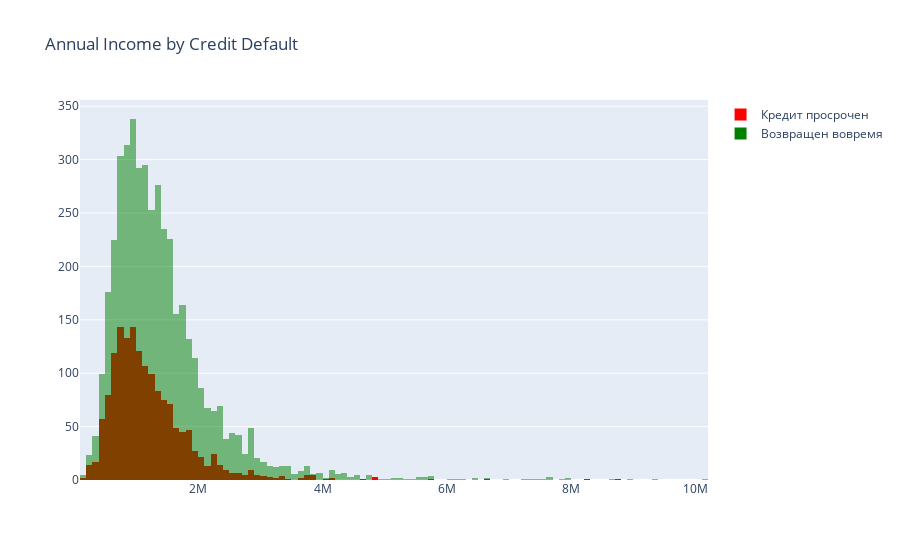

Write notebook code for a chart like this one.
### Code cell
trace1 = go.Histogram(
    x=train_df[train_df['Credit Default'] == 1]['Annual Income'],
    name='Кредит просрочен',
    marker=dict(color='red',opacity=1)
)
trace2 = go.Histogram(
    x=train_df[train_df['Credit Default'] == 0]['Annual Income'],
    name='Возвращен вовремя',
    marker=dict(color='green',opacity=0.5)
)

data = [trace1, trace2]
layout = go.Layout(title="Annual Income by Credit Default",
                   barmode='overlay')
fig = go.Figure(data=data, layout=layout)
iplot(fig)

### Figure 1 — Plotly figure (JSON) as saved in the notebook; plotly's stock layout.template omitted (floating-point values rounded to 4 significant figures; data arrays with more than 128 entries replaced by an {"elided": "..."} marker saying what was removed)
{"data": [{"marker": {"color": "red", "opacity": 1}, "name": "Кредит просрочен", "type": "histogram", "x": {"elided": "2113 int values"}}, {"marker": {"color": "green", "opacity": 0.5}, "name": "Возвращен вовремя", "type": "histogram", "x": {"elided": "5387 int values"}}], "layout": {"barmode": "overlay", "title": {"text": "Annual Income by Credit Default"}}}
